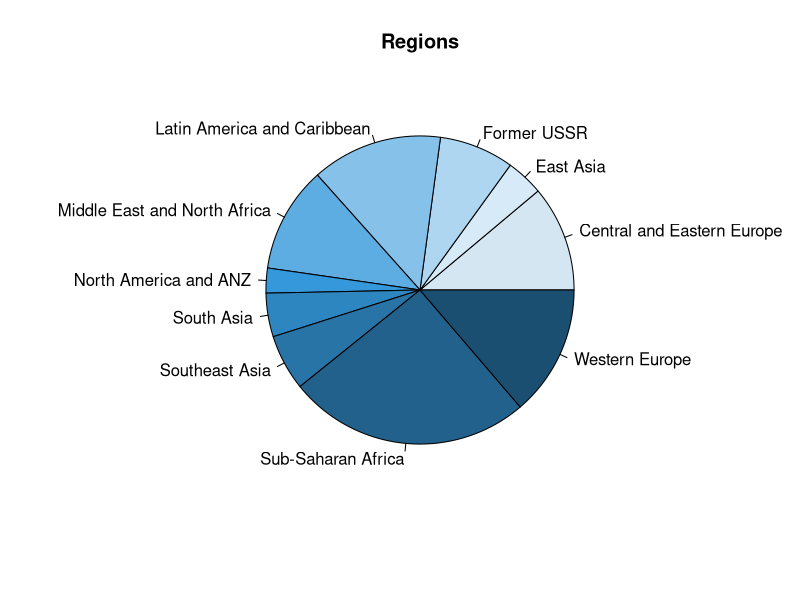
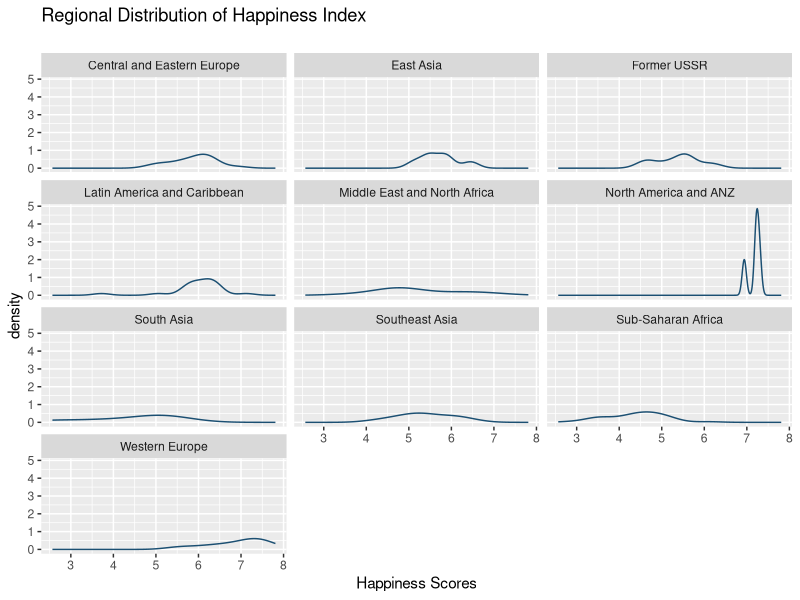

Recreate these plots in R, in order. (Note: this script raises an error after producing the figures.)
## ---- chunk 1
knitr::opts_chunk$set(echo = TRUE)


library(tidyverse)
library(dplyr)
library(viridis) #For using color palette
library("broom")

 
custom.col <- c("#81BEF7", "#0B2161","#0080FF","#58ACFA", "#08298A",  "#0B243B")
#shades of blue
custom.blue <- c(
"#D4E6F1",
"#D6EAF8",
"#AED6F1",
"#85C1E9",
"#5DADE2",
"#3498DB",
"#2E86C1",
"#2874A6",
"#21618C",
"#1B4F72")


#Darker shades of blue colors
custom.dark.blue <- c(
"#3498DB",
"#2E86C1",
"#2874A6",
"#21618C",
"#1B4F72")

custom.tri.dark.blue <- c("#1B4F72","#3498DB","#2874A6")

custom.tri.blue <- c("#AED6F1","#1B4F72","#5DADE2")

## ---- chunk 2

#loading csv files
df_report_2015=read_csv("dataset/2015.csv")
df_report_2016=read_csv("dataset/2016.csv")
df_report_2017=read_csv("dataset/2017.csv")
df_report_2018=read_csv("dataset/2018.csv")
df_report_2019=read_csv("dataset/2019.csv")
df_report_2020=read_csv("dataset/2020.csv")

## ---- chunk 3

#Vector with column names for consistency in column names across all dataframes
vec_new_col_names<- c("country","region","happiness_score","gdp_per_capita","social_support","health_life_expectancy","freedom_to_life_choices","perception_of_corruption","generosity","dystopia")


#Renaming column names for first 10 columns
colnames(df_report_2015)[1:10] <- vec_new_col_names
colnames(df_report_2016)[1:10] <- vec_new_col_names
colnames(df_report_2017)[1:10] <- vec_new_col_names
colnames(df_report_2018)[1:10] <- vec_new_col_names
colnames(df_report_2019)[1:10] <- vec_new_col_names
colnames(df_report_2020)[1:10] <- vec_new_col_names

## ---- chunk 4


#list of dataframes
lst_report=list(df_report_2015,
df_report_2016,
df_report_2017,
df_report_2018,
df_report_2019,
df_report_2020)


#initializing year variable
year_val=2015

#Aggregating data from all dataframes into one dataframe
for(i in seq_along(lst_report)){
print(i)
  #selecting first 10 columns
  df<-lst_report[[i]][1:9]
  
  #adding year column to the dataframe
  df<-df %>% 
    mutate(year=year_val)
  
  #incrementing year values for next dataframe
  year_val=year_val+1
 
  #for first dataframe copying 2015's dataframe directly to report dataframe
  if(i==1){
    report <- df  
  } 
  else{
  #binding rows for rest of the dataframes
  report<- rbind(report, df)
  }
}


#All the countries in the dataframe
countries<- distinct(df_report_2015["country"])


#Merging scores acoss all sheets using inner join
for(i in seq_along(lst_report)){

  #loading df_happiness_score for year 2015
  if(i==1){
  df_happiness_score<-inner_join(countries[,c("country")],
                   lst_report[[1]][,c("country","happiness_score")], #merging only happiness scores
                   by = "country") #joining on country
  }  
  #adding columns for rest of the dataframe (2016-2020)
  else{  
  df_happiness_score<-inner_join(df_happiness_score,
                   lst_report[[i]][,c("country","happiness_score")],
                   by = "country")
  }
}

#We have all the scores from 2015 to 2020
#Renaming merged columns
colnames(df_happiness_score)<-c("country","2015","2016","2017","2018","2019","2020")

## ---- chunk 5

#checking for missing values
colnames(report)[colSums(is.na(report)) > 0]

#checking datatype for perception of corruption 
class(report$perception_of_corruption)
#Perception of corruption has been aggrgated as a categorical variable instead of numerical

#changing data type to numerical
report$perception_of_corruption = as.numeric(as.character(report$perception_of_corruption))

#Checking for NA values induced by last operation
sum(is.na(report$perception_of_corruption))

#Taking the average value of the two years 2017 and 2019 to fill in NA values
corruption_UAE_18<- report %>% 
  filter(country=="United Arab Emirates" & (year==2017 | year==2019)) %>% 
  summarise( mean(perception_of_corruption))



#Checking for NA values 
 report %>% 
   filter(is.na(perception_of_corruption))

#updating dataframe
report$perception_of_corruption[report$country=="United Arab Emirates"& report$year==2018]=corruption_UAE_18[[1]]

#Changing region label form Commonwealth of Independent States to Former USSR for better representation of the data 
df_report_2020$region[df_report_2020$region=="Commonwealth of Independent States"]="Former USSR"

## ---- chunk 6
#Checking the distinct regions

pie(table(df_report_2020$region), main = "Regions", col = custom.blue)  

## ---- chunk 7

#Happiness across different region  
df_report_2020 %>% 
  group_by(region) %>% 
  ggplot(., aes(happiness_score))+
  geom_density(color="#1B4F72")+
  facet_wrap(~region, nrow = 4)+
  scale_color_manual(values = custom.blue)+
  labs(title="Regional Distribution of Happiness Index \n", x="Happiness Scores")

## ---- chunk 8

require(gridExtra)


#Scatter plot for top 5 countries
plot1 <- df_happiness_score %>% 
  pivot_longer(.,c("2015","2016","2017","2018","2019","2020"),  #pivoting to aggregate years
               "year") %>% 
  #filter(Country=="Switzerland") %>% 
  filter(value>7.5 ) %>%    #selecting happiest countries
  ggplot(., aes(value,year, color=country))+
  geom_point(size=2)+
  scale_color_manual(values = custom.dark.blue)+
  labs(title="Top 5 Happiest Countries\n")

#Scatter plot fot bottom 5 countries
plot2 <- df_happiness_score %>% 
  pivot_longer(.,c("2015","2016","2017","2018","2019","2020"),
               "year") %>% 
  #filter(Country=="Afghanistan") %>% 
  filter(value<3.3) %>%  #selecting the least happy countries
  
  ggplot(., aes(value,year, color=country))+
  geom_point(size=2)+
  scale_color_manual(values = custom.dark.blue)+
  labs(title="5 Unhappiest Countries\n")


#plotting grid
grid.arrange(plot1, plot2, ncol=2)


## ---- chunk 9

#max happiness score per region
df_report_2020 %>% 
  group_by(region) %>% 
  summarise(health_max=max(health_life_expectancy)) %>% 
  arrange(., health_max) %>% 
  ggplot(., aes(y=reorder(region,-health_max,sum), x=health_max, fill=region))+
  geom_col()+
  scale_fill_manual(values = custom.blue)+
  labs(title="Region wise health and life expectancy\n",
       x= "Health and Life Expectancy",
       y="Regions")

## ---- chunk 10


#Scatter plot for perception of corruption based on 2020 report
df_report_2020 %>% 
  ggplot(., aes(perception_of_corruption,happiness_score))+
  geom_point( aes( color=region),size=2)+
  geom_smooth(method = "lm", color="#1B4F72")+
  scale_fill_manual(values = custom.blue)+
  scale_color_manual(values = custom.blue)+
  labs(title="Perception of Corruption vs Happiness Score\n",
       x= "Perception of Corruption",
       y="Happiness Score")

## ---- chunk 11

#GDP vs Happiness
df_report_2020 %>% 
  ggplot(., aes(gdp_per_capita,happiness_score))+
  geom_point(aes(color=region))+
  geom_smooth(method = "lm",color="#1B4F72")+
  scale_color_manual(values = custom.blue)+
  labs(title="GDP per Capita vs Happiness Score\n",
       x= "GDP per Capita",
       y="Happiness Score")



## ---- chunk 12

#creating three clusters to bifurcate all countries into three set based on their GDP
gdp_clusters <-kmeans(report[4], 3)

#Adding a column cluster for representing the cluster number for that dataset
report$cluster<- gdp_clusters$cluster


#summarizing the output of the clusters on happiness score and GDP per captia
gdp_cluster_summary<-report %>% 
  group_by(cluster) %>% 
  summarise(count=n(),max(happiness_score), min(happiness_score), max_gdp=max(gdp_per_capita), min(gdp_per_capita))



#For loop to label to create a categorical label for the clusters
#running the loop for each cluster
for(i in 1:nrow(gdp_cluster_summary)){
  
  #selecting the max gdp value per cluster
  val=gdp_cluster_summary %>% 
    filter(cluster==i) %>% 
    select(max_gdp)
  
  
  #Checking if the selected values is the max gdp for any cluster
   if(val==max(gdp_cluster_summary$max_gdp)){
     
     #Adding a new columns for the categorical value
      report$gdp_category[report$cluster==i]<- "High GDP"
  
   }
  #Checking if the GDP value is the lowest among all clusters
  else if(val==min(gdp_cluster_summary$max_gdp)){
  
      report$gdp_category[report$cluster==i]<- "Low GDP"
  
    }
   else{
    
      report$gdp_category[report$cluster==i]<- "Moderate GDP"
      }
}


## ---- chunk 13


report %>% 
  ggplot(., aes(social_support, happiness_score, color=gdp_category))+
  geom_point()+
  geom_smooth(method="lm")+
  facet_wrap(~gdp_category)+
  scale_color_manual(values = custom.tri.dark.blue)


## ---- chunk 14



report %>% 
  ggplot(., aes(generosity, happiness_score, color=gdp_category))+
  geom_point()+
  geom_smooth(method="lm")+
  facet_wrap(~gdp_category)+
  scale_color_manual(values = custom.tri.dark.blue)


## ---- chunk 15

report %>% 
  ggplot(., aes(freedom_to_life_choices, happiness_score, color=gdp_category))+
  geom_point()+
  geom_smooth(method="lm")+
  facet_wrap(~gdp_category)+
  scale_color_manual(values = custom.tri.dark.blue)

## ---- chunk 16

 report %>%
  ggplot(., aes(perception_of_corruption, happiness_score, color=gdp_category))+
  geom_point()+
  geom_smooth(method="lm")+
  facet_wrap(~gdp_category)+
  scale_color_manual(values = custom.tri.dark.blue)

## ---- chunk 17

require(gridExtra)


#Evaluating outliers for health and life expectancy

social_support_plot1 <- report %>% 
  ggplot(., aes(x=social_support, fill=gdp_category))+
  geom_boxplot()+
  scale_fill_manual(values = custom.tri.blue)


report <- report %>% 
  filter((gdp_category=="Moderate GDP" & social_support>0.3) |
(gdp_category=="Low GDP" & social_support!=0) |
(gdp_category=="High GDP" & social_support>0.7))



social_support_plot2 <- report %>% 
  ggplot(., aes(x=social_support, fill=gdp_category))+
  geom_histogram()+
  scale_fill_manual(values = custom.tri.blue)


grid.arrange(social_support_plot1, social_support_plot2, nrow=2)

## ---- chunk 18

#Evaluating outliers for health and life expectancy
health_life_plot1<-report %>% 
  ggplot(., aes(x=health_life_expectancy, fill=gdp_category))+
  geom_boxplot()+
  scale_fill_manual(values = custom.tri.blue)

report <- report %>% 
  filter((gdp_category=="Moderate GDP" & health_life_expectancy>0.27) |
(gdp_category=="Low GDP" & health_life_expectancy<0.5) |
(gdp_category=="High GDP" & health_life_expectancy>0.45))


health_life_plot2<-report %>% 
  ggplot(., aes(x=health_life_expectancy, fill=gdp_category))+
  geom_histogram()+
  scale_fill_manual(values = custom.tri.blue)


grid.arrange(health_life_plot1, health_life_plot2, nrow=2)



## ---- chunk 19

freedom_plot1<-report %>% 
  ggplot(., aes(x=freedom_to_life_choices, fill=gdp_category))+
  geom_boxplot()+
  scale_fill_manual(values = custom.tri.blue)

report <- report %>% 
  filter((gdp_category=="Moderate GDP" & freedom_to_life_choices>=0) |
(gdp_category=="Low GDP" & freedom_to_life_choices>=0) |
(gdp_category=="High GDP" & freedom_to_life_choices>0.14))

freedom_plot2<-report %>% 
  ggplot(., aes(x=freedom_to_life_choices, fill=gdp_category))+
  geom_histogram()+
  scale_fill_manual(values = custom.tri.blue)

grid.arrange(freedom_plot1, freedom_plot2, nrow=2)

## ---- chunk 20


corruption_plot1<-report %>% 
  ggplot(., aes(x=perception_of_corruption, fill=gdp_category))+
  geom_boxplot()+
  scale_fill_manual(values = custom.tri.blue)

report <- report %>% 
  filter((gdp_category=="Moderate GDP" & perception_of_corruption<0.22) |
(gdp_category=="Low GDP" & perception_of_corruption<0.22) |
(gdp_category=="High GDP" & perception_of_corruption>=0))


corruption_plot2<-report %>% 
  ggplot(., aes(x=perception_of_corruption, fill=gdp_category))+
  geom_histogram()+
  scale_fill_manual(values = custom.tri.blue)

grid.arrange(corruption_plot1, corruption_plot2, nrow=2)

## ---- chunk 21


gdp_plot1<-report %>% 
  ggplot(., aes(x=gdp_per_capita, fill=gdp_category))+
  geom_boxplot()+
  scale_fill_manual(values = custom.tri.blue)


report <- report %>% 
  filter((gdp_category=="Moderate GDP" & gdp_per_capita>0) |
(gdp_category=="Low GDP" & gdp_per_capita>0) |
(gdp_category=="High GDP" & gdp_per_capita<1.6))


gdp_plot2<-report %>% 
  ggplot(., aes(x=gdp_per_capita, fill=gdp_category))+
  geom_histogram()+
  scale_fill_manual(values = custom.tri.blue)


grid.arrange(gdp_plot1, gdp_plot2, nrow=2)


## ---- chunk 22


linear_model<-function(df,filter_criteria, features){

  vec_residual_plot=vector(length = 3)
  

    
  for(criteria in seq_along(filter_criteria)){
    
    print(filter_criteria[criteria])
    cat("\n")


    #Creating an empty dataframe for summarizing model informations
    model_summary <- data.frame(matrix(ncol = 4, nrow = 0))
    model_run_summary_col <- c("model no.", "R-squared", "F Statistic", "Average Error")
    colnames(model_summary) <- model_run_summary_col
      
        
    #boolean
    good_model=FALSE
    
    model_feature<- features
    
    #initializing model counter to track number of models generated each category
    model_counter=1
    while(!good_model){
      
      form="happiness_score ~"
    for(feat in seq_along(model_feature)){  
      if(feat==1){
        form=paste(form,model_feature[feat])
      }
      else{
          form=paste(form,model_feature[feat],sep = " + ")
      }
    
    }
      
      model<-df %>% 
      filter(gdp_category==filter_criteria[criteria]) %>% 
      lm(data=., formula = form)
      #glm(data=., formula = form,family = binomial(link = "logit"))
         
    tbl_model<- broom::tidy(model) #convering the model into tiddle

    p_val<-tbl_model$p.value  #extracting p-values
    
    
   avg_error<-broom::augment(model) %>%
   summarise(avg_error = mean(abs(happiness_score - .fitted)))
    
   
   fstat_p_val<-pf(summary(model)$fstatistic[1],summary(model)$fstatistic[2],summary(model)$fstatistic[3],lower.tail=FALSE) 
    
  #summarizing models   
   model_summary= rbind(model_summary,
                         c(model_counter,
                           round(summary(model)$r.squared, digits = 2),
                            fstat_p_val[[1]],
                           round(avg_error[[1]], digits = 2)))
    
    
    
   #incrementing counter 
    model_counter=model_counter+1
    
    
      if(sum(p_val>0.05)==0)
    {
 
      good_model=TRUE #setting boolean to exit loop
      
      #resetting column names distorted due to rbind
      colnames(model_summary) <- model_run_summary_col

    
      print(model_summary)
      cat("\n")     
      cat("Statistically significant model coefficients:\n")
      print(round(model$coefficients, digits=3))   
      cat("\n")
      cat("\n")
      
      #adding residuals to vector for plotting distributions
      vec_residual_plot[[criteria]]=broom::augment(model) %>%
        select(.resid)
      
    }
    else{

      #vector to hold statistically insignificant features
      drop_vec<- vector(mode ="character", length=sum(p_val>0.05))
      drop_counter=1  #setting drop counter
      
    for(feat in seq_along(model_feature)){
      
      if(p_val[feat+1]>0.05){ #check if p-value is more than threshold:0.05

        #adding feature names to be dropped
        drop_vec[drop_counter]<-model_feature[feat]
        drop_counter=drop_counter+1 #incrementing counter
      }
        
    }
      #remove independent features with high p values
      model_feature<- model_feature[!model_feature %in%  drop_vec] 
      
    }
    }
      
  }
  
  #creating plots
  p1<-ggplot(vec_residual_plot[[1]], aes(.resid)) +
   geom_histogram(fill="#1B4F72")+
    labs(title = "High GDP")
  
  
  p2<-ggplot(vec_residual_plot[[2]], aes(.resid)) +
    geom_histogram(fill="#3498DB")+
    labs(title = "Moderate GDP")
  
  
  p3<-ggplot(vec_residual_plot[[3]], aes(.resid)) +
    geom_histogram(fill="#2874A6")+
    labs(title = "Low GDP")
  
  
  grid.arrange(p1,p2,p3, nrow=3)
  
  }
  
## ---- chunk 23

#list of features
vec_features<-c("gdp_per_capita","social_support","generosity","perception_of_corruption","freedom_to_life_choices","health_life_expectancy")

#Defining GDP categories
category=c("High GDP", "Moderate GDP", "Low GDP")

#executing modelling function
linear_model(report, category, vec_features)

